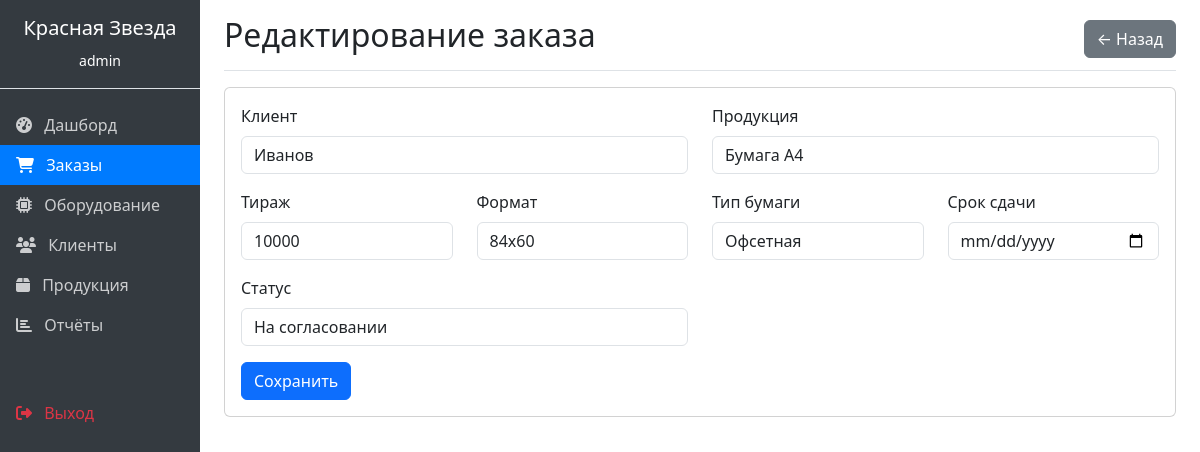
The page /orders/1/edit/ (signed in) on the database its author committed.
### orders/models.py (models this page shows, shortened)
class Order(models.Model):
    order_number = models.CharField(max_length=50, unique=True, verbose_name="Номер заказа")
    client = models.ForeignKey(Client, on_delete=models.CASCADE, verbose_name="Клиент")
    product = models.ForeignKey(Product, on_delete=models.CASCADE, verbose_name="Продукция")
    user = models.ForeignKey(User, on_delete=models.SET_NULL, null=True, verbose_name="Менеджер")
    status = models.ForeignKey(OrderStatus, on_delete=models.CASCADE, verbose_name="Статус")
    quantity = models.IntegerField(verbose_name="Тираж")
    format = models.CharField(max_length=20, blank=True, verbose_name="Формат")
    paper_type = models.CharField(max_length=50, blank=True, verbose_name="Тип бумаги")
    deadline_date = models.DateField(verbose_name="Срок сдачи")
    total_cost = models.DecimalField(max_digits=12, decimal_places=2, default=0, verbose_name="Себестоимость")
    created_at = models.DateTimeField(auto_now_add=True, verbose_name="Дата создания")
    class Meta:
        verbose_name = "Заказ"
        verbose_name_plural = "Заказы"

### orders/views.py (the view)
# urls.py: path('orders/<int:pk>/edit/', views.order_edit, name='order_edit'),
@login_required
def order_edit(request, pk):
    order = get_object_or_404(Order, pk=pk)
    if request.method == 'POST':
        form = OrderForm(request.POST, instance=order)
        if form.is_valid():
            order = form.save()
            order.total_cost = calculate_order_cost(order)
            order.save()
            messages.success(request, 'Заказ обновлён')
            return redirect('order_detail', pk=order.pk)
    else:
        form = OrderForm(instance=order)
    return render(request, 'orders/order_form.html', {'form': form, 'title': 'Редактирование заказа', 'order': order})

### orders/forms.py
class OrderForm(forms.ModelForm):
    class Meta:
        model = Order
        fields = ['client', 'product', 'quantity', 'format', 'paper_type', 'deadline_date', 'status']
        widgets = {
            'deadline_date': forms.DateInput(attrs={'type': 'date', 'class': 'form-control'}),
            'client': forms.Select(attrs={'class': 'form-control'}),
            'product': forms.Select(attrs={'class': 'form-control'}),
            'quantity': forms.NumberInput(attrs={'class': 'form-control'}),
            'format': forms.TextInput(attrs={'class': 'form-control'}),
            'paper_type': forms.TextInput(attrs={'class': 'form-control'}),
            'status': forms.Select(attrs={'class': 'form-control'}),
        }

### orders/models.py (called while the page is built)
    def __str__(self):
        return self.name

    def __str__(self):
        return self.name

    def __str__(self):
        return self.name

### orders/templates/orders/order_form.html (shortened to what this page needs)
{% extends 'orders/base.html' %}
{% block content %}
<div class="d-flex justify-content-between flex-wrap flex-md-nowrap align-items-center pt-3 pb-2 mb-3 border-bottom">
    <h1 class="h2">{{ title }}</h1>
    <a href="{% url 'order_list' %}" class="btn btn-secondary">← Назад</a>
</div>
<div class="card">
    <div class="card-body">
        <form method="post">
            <div class="row">
                <div class="col-md-6 mb-3">
                    <label class="form-label">Клиент</label>
                    {{ form.client }}
                </div>
                <div class="col-md-6 mb-3">
                    <label class="form-label">Продукция</label>
                    {{ form.product }}
                </div>
                <div class="col-md-3 mb-3">
                    <label class="form-label">Тираж</label>
                    {{ form.quantity }}
                </div>
                <div class="col-md-3 mb-3">
                    <label class="form-label">Формат</label>
                    {{ form.format }}
                </div>
                <div class="col-md-3 mb-3">
                    <label class="form-label">Тип бумаги</label>
                    {{ form.paper_type }}
                </div>
                <div class="col-md-3 mb-3">
                    <label class="form-label">Срок сдачи</label>
                    {{ form.deadline_date }}
                </div>
                <div class="col-md-6 mb-3">
                    <label class="form-label">Статус</label>
                    {{ form.status }}
                </div>
            </div>
            <button type="submit" class="btn btn-primary">Сохранить</button>
        </form>
    </div>
</div>
{% endblock %}

### orders/templates/orders/base.html (shortened to what this page needs)
<!DOCTYPE html>
<html lang="ru">
<head>
    <link href="https://cdn.jsdelivr.net/npm/bootstrap@5.3.0/dist/css/bootstrap.min.css" rel="stylesheet">
    <link rel="stylesheet" href="https://cdnjs.cloudflare.com/ajax/libs/font-awesome/6.4.0/css/all.min.css">
</head>
<body>
    <div class="container-fluid">
        <div class="row">
            <nav class="col-md-2 d-md-block sidebar p-0">
                <div class="position-sticky">
                    <div class="p-3 text-white text-center border-bottom">
                        <h5>Красная Звезда</h5>
                        <small>{{ user.username }}</small>
                    </div>
                    <ul class="nav flex-column mt-3">
                        <li class="nav-item">
                            <a class="nav-link {% if request.resolver_match.url_name == 'dashboard' %}active{% endif %}" href="{% url 'dashboard' %}">
                                <i class="fas fa-tachometer-alt me-2"></i> Дашборд
                            </a>
                        </li>
                        <li class="nav-item">
                            <a class="nav-link {% if 'order' in request.resolver_match.url_name %}active{% endif %}" href="{% url 'order_list' %}">
                                <i class="fas fa-shopping-cart me-2"></i> Заказы
                            </a>
                        </li>
                        <li class="nav-item">
                            <a class="nav-link {% if 'equipment' in request.resolver_match.url_name %}active{% endif %}" href="{% url 'equipment_list' %}">
                                <i class="fas fa-microchip me-2"></i> Оборудование
                            </a>
                        </li>
                        <li class="nav-item">
                            <a class="nav-link {% if 'client' in request.resolver_match.url_name %}active{% endif %}" href="{% url 'client_list' %}">
                                <i class="fas fa-users me-2"></i> Клиенты
                            </a>
                        </li>
                        <li class="nav-item">
                            <a class="nav-link {% if 'product' in request.resolver_match.url_name %}active{% endif %}" href="{% url 'product_list' %}">
                                <i class="fas fa-box me-2"></i> Продукция
                            </a>
                        </li>
                        <li class="nav-item">
                            <a class="nav-link {% if 'report' in request.resolver_match.url_name %}active{% endif %}" href="{% url 'report' %}">
                                <i class="fas fa-chart-bar me-2"></i> Отчёты
                            </a>
                        </li>
                        <li class="nav-item mt-5">
                            <a class="nav-link text-danger" href="{% url 'logout' %}">
                                <i class="fas fa-sign-out-alt me-2"></i> Выход
                            </a>
                        </li>
                    </ul>
                </div>
            </nav>
            <main class="col-md-10 ms-sm-auto px-md-4">
                {% block content %}
                {% endblock %}
            </main>
        </div>
    </div>
</body>
</html>

### orders/templates/orders/base.html (style rules this page uses)
.sidebar { min-height: 100vh; background-color: #343a40; }
.sidebar .nav-link { color: rgba(255,255,255,.75); }
.sidebar .nav-link.active { color: white; background-color: #007bff; }

### rows shown on the page
Order: client "Иванов", product "Бумага A4", quantity "10000", format "84x60", paper_type "Офсетная", status "На согласовании"

### other values the page prints
{{ user.username }} "admin"
{{ title }} "Редактирование заказа"
